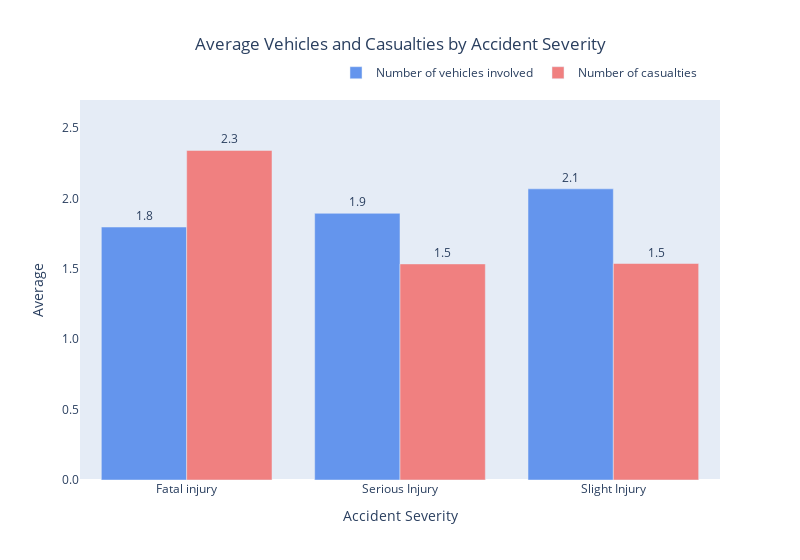

Source (notebook cell):
### Markdown cell above
---

### Code cell
severity = accidents.groupby('Accident_severity')[['Number_of_vehicles_involved', 'Number_of_casualties']].mean()
severity.columns = ['Number of vehicles involved','Number of casualties']
fig = px.bar(severity, 
             title="Average Vehicles and Casualties by Accident Severity",
             barmode='group',
             labels={'value': 'Average', 'variable': '','Accident_severity': 'Accident Severity'},
             color_discrete_map={'Number of vehicles involved': 'cornflowerblue', 'Number of casualties': 'lightcoral'},
             width=800
             )

fig.update_layout(
    legend=dict(
        orientation="h",
        yanchor="top",
        y=1.11,
        xanchor="left",
        x=0.4))

fig.update_layout(xaxis=dict(fixedrange=True),
                  yaxis=dict(fixedrange=True, range=[0, 2.7], tickformat='.1f', showgrid=False), title_x=0.5)
fig.update_traces(texttemplate='%{y}', textposition='outside')

fig.show()

### Figure 1 — Plotly figure (JSON) as saved in the notebook; plotly's stock layout.template omitted (floating-point values rounded to 4 significant figures)
{"data": [{"alignmentgroup": "True", "hovertemplate": "=Number of vehicles involved<br>Accident Severity=%{x}<br>Average=%{y}<extra></extra>", "legendgroup": "Number of vehicles involved", "marker": {"color": "cornflowerblue", "pattern": {"shape": ""}}, "name": "Number of vehicles involved", "offsetgroup": "Number of vehicles involved", "orientation": "v", "showlegend": true, "textposition": "outside", "texttemplate": "%{y}", "type": "bar", "x": ["Fatal injury", "Serious Injury", "Slight Injury"], "xaxis": "x", "y": [1.797, 1.895, 2.069], "yaxis": "y"}, {"alignmentgroup": "True", "hovertemplate": "=Number of casualties<br>Accident Severity=%{x}<br>Average=%{y}<extra></extra>", "legendgroup": "Number of casualties", "marker": {"color": "lightcoral", "pattern": {"shape": ""}}, "name": "Number of casualties", "offsetgroup": "Number of casualties", "orientation": "v", "showlegend": true, "textposition": "outside", "texttemplate": "%{y}", "type": "bar", "x": ["Fatal injury", "Serious Injury", "Slight Injury"], "xaxis": "x", "y": [2.342, 1.535, 1.538], "yaxis": "y"}], "layout": {"barmode": "group", "legend": {"orientation": "h", "title": {"text": ""}, "tracegroupgap": 0, "x": 0.4, "xanchor": "left", "y": 1.11, "yanchor": "top"}, "title": {"text": "Average Vehicles and Casualties by Accident Severity", "x": 0.5}, "width": 800, "xaxis": {"anchor": "y", "domain": [0, 1], "fixedrange": true, "title": {"text": "Accident Severity"}}, "yaxis": {"anchor": "x", "domain": [0, 1], "fixedrange": true, "range": [0, 2.7], "showgrid": false, "tickformat": ".1f", "title": {"text": "Average"}}}}
